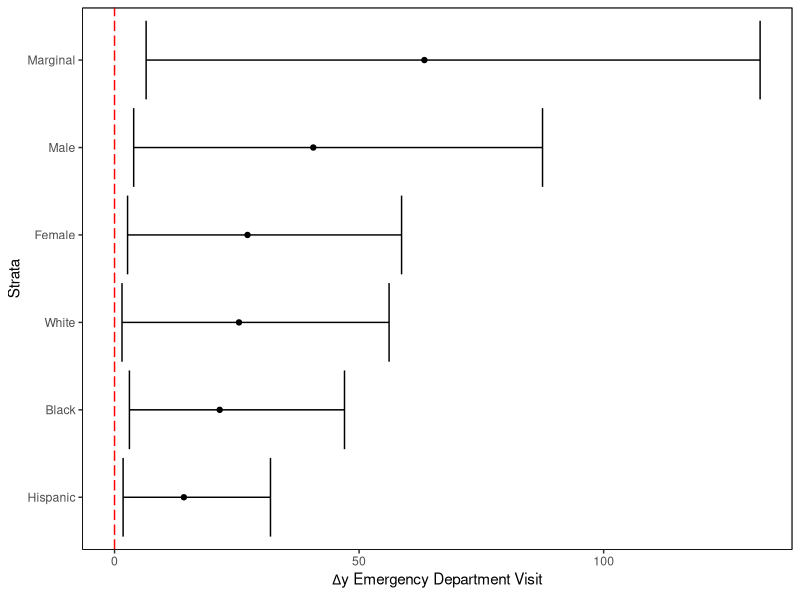
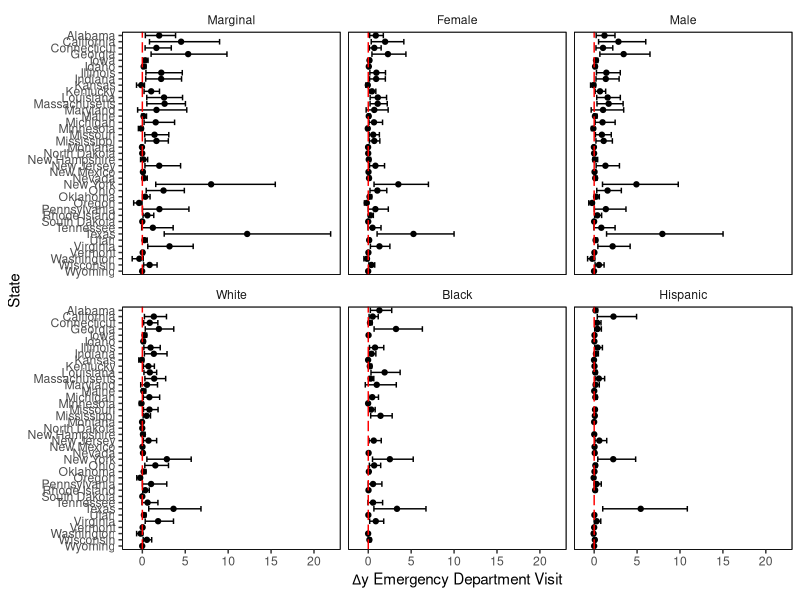
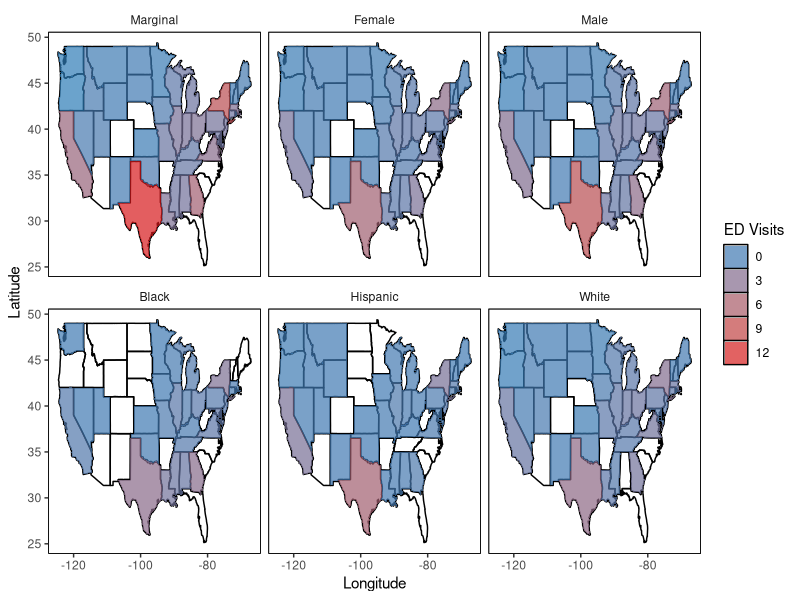
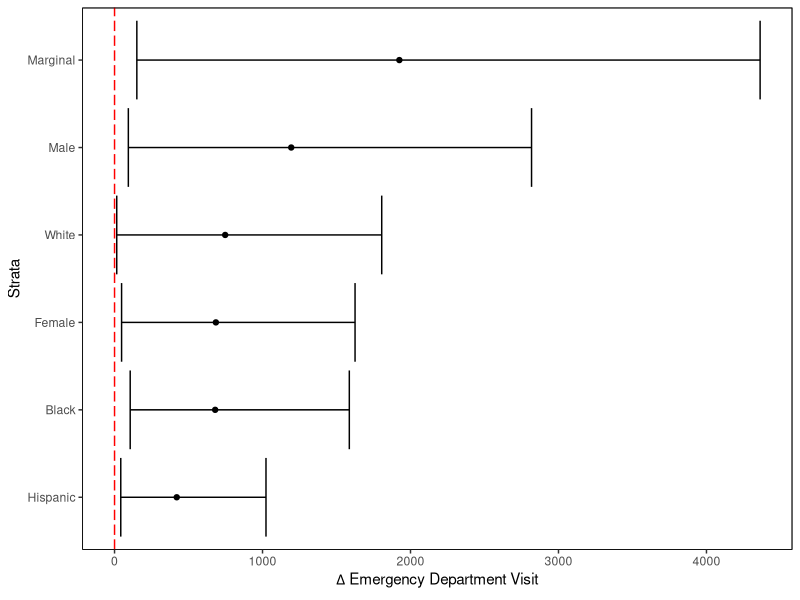
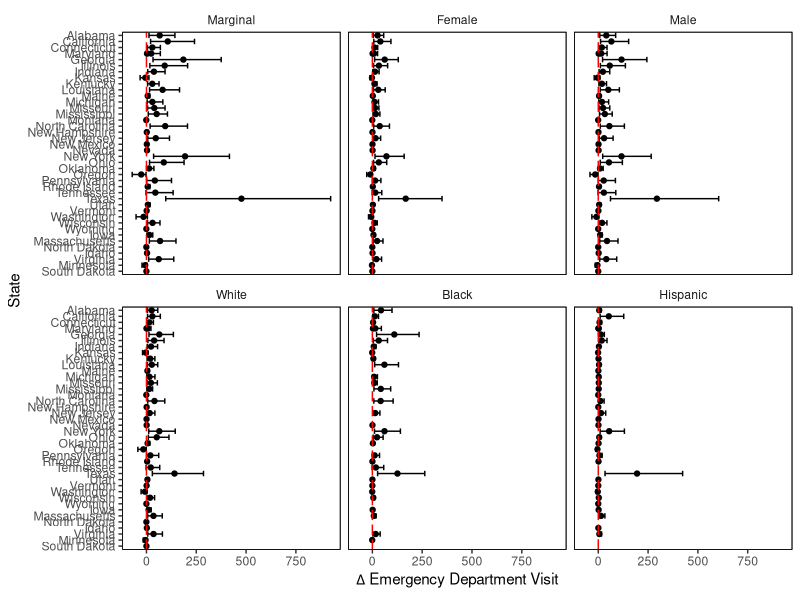
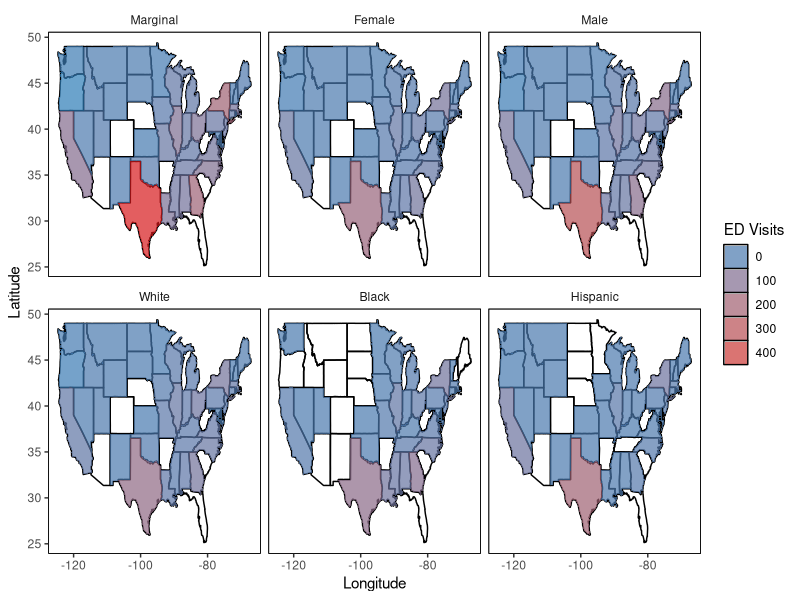
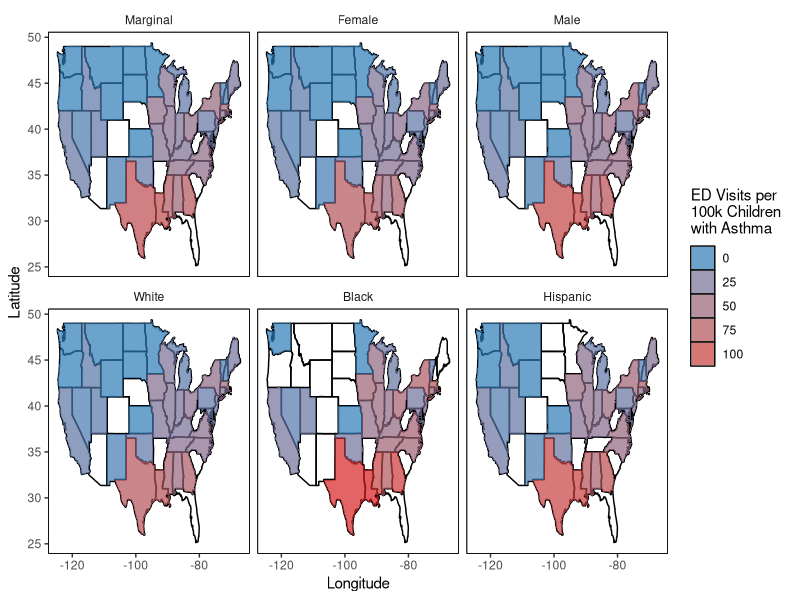

The R script that drew these images, in order:
## ---- chunk 1
library(tidyverse)
## ---- chunk 2
daily_df <- read_csv("./data/mc_estimates/mc_daily.csv")
period_df <- read_csv("./data/mc_estimates/mc_period.csv")
prop_df <- read_csv("./data/mc_estimates/mc_prop_100k.csv")
## ---- chunk 3

# Daily estimates -----
# create a dataframe with all strata estimates and bind rows for 
# small multiples plot
daily_df2 <- daily_df %>% 
  filter(state == "state_sum") %>% 
  select(group, median, lower_bound, upper_bound)

# table ----
knitr::kable(daily_df2, caption = paste0("Table 1: Estimated average daily ED visit burden",
  " that may be due to wildfire-generated ozone"))

# preserve order of group
daily_df2$group <- reorder(daily_df2$group, daily_df2$median)

# plot ----
daily_us_plot <- ggplot(daily_df2, aes(x = group, y = median)) +
  geom_point() +
  geom_errorbar(aes(ymin = lower_bound, ymax = upper_bound)) +
  geom_hline(yintercept = 0, linetype = 'longdash', color = 'red') +
  xlab("Strata") +
  ylab(expression(paste(Delta, "y Emergency Department Visit"))) +
  coord_flip() +
  theme(panel.background = element_rect(fill = 'white', colour = 'black'),
    panel.grid.major = element_blank(),
    panel.grid.minor = element_blank(),
    # strip element
    strip.background = element_rect(colour=NA, fill=NA),
    panel.border = element_rect(fill = NA, color = "black"))

daily_us_plot

## ---- chunk 4

# Daily estimates -----
# create a dataframe with all strata estimates and bind rows for 
# small multiples plot
daily_df2 <- daily_df %>% 
  filter(state != "state_sum") %>% 
  mutate(state = gsub("(^|[[:space:]])([[:alpha:]])", "\\1\\U\\2", 
                      state, perl=TRUE))

# reorder state name to be descending
daily_df2$state <- factor(daily_df2$state, 
  levels = rev(unique(as.character(daily_df2$state))))
# preserve order of group
daily_df2$group <- factor(daily_df2$group, 
  levels = unique(as.character(daily_df2$group)))

# small multiples plot
daily_plot <- ggplot(daily_df2, aes(x = state, y = median)) +
  geom_point() +
  geom_errorbar(aes(ymin = lower_bound, ymax = upper_bound)) +
  geom_hline(yintercept = 0, linetype = 'longdash', color = 'red') +
  xlab("State") +
  ylab(expression(paste(Delta, "y Emergency Department Visit"))) +
  coord_flip() +
  facet_wrap(~group) +
  theme(panel.background = element_rect(fill = 'white', colour = 'black'),
    panel.grid.major = element_blank(),
    panel.grid.minor = element_blank(),
    # strip element
    strip.background = element_rect(colour=NA, fill=NA),
    panel.border = element_rect(fill = NA, color = "black"))

daily_plot

## ---- chunk 5
# I need to create a similar dataframe for small multiples as before, but I
# need to preserve the lowercase state names to merge
# small multiples plot
daily_df_map <- daily_df2 %>% 
  # I don't want group as there is a group in spatial map
  rename(strata = group) %>% 
    mutate(state = gsub("(^|[[:space:]])([[:alpha:]])", "\\1\\L\\2", 
                      state, perl=TRUE))

# create maps using ggplot2 ----
state_map_df <- map_data("state")

# merge median values to statemap
state_vals_map_df <- state_map_df %>% 
  full_join(daily_df_map, by = c("region" = "state")) %>% 
  mutate(missing = ifelse(is.na(median), 1, NA)) %>% 
  filter(!is.na(strata))

# preserve order of strata (groups)
state_vals_map_df$strata <- factor(state_vals_map_df$strata, 
  levels = unique(as.character(state_vals_map_df$strata)))

daily_map <- ggplot(state_map_df, aes(x = long, y = lat, group=group)) +
  # outline of states
  geom_path() +
  # fill with median value of delta y
  geom_polygon(data = state_vals_map_df, aes(fill = median), alpha = 0.7) +
  scale_fill_gradient(expression("ED Visits"), low = '#2c7bb6', high = '#d7191c', 
                      guide = guide_legend(title.position = "top", order = 1)) +
  xlab("Longitude") +
  ylab("Latitude") +
  facet_wrap(~strata) + 
  theme(panel.background = element_rect(fill = 'white', colour = 'black'),
    panel.grid.major = element_blank(),
    panel.grid.minor = element_blank(),
    # strip element
    strip.background = element_rect(colour=NA, fill=NA),
    panel.border = element_rect(fill = NA, color = "black"))

daily_map

## ---- chunk 6

# Period estimates -----
# create a dataframe with all strata estimates and bind rows for 
# small multiples plot
period_df2 <- period_df %>% 
  filter(state == "state_sum") %>% 
  select(group, median,lower_bound, upper_bound)

# table ----
knitr::kable(period_df2, caption = paste0("Table 2: Estimated period ED visit burden",
  " that may be due to wildfire-generated ozone"))

# preserve order of group
period_df2$group <- reorder(period_df2$group, period_df2$median)

# plot ----
period_us_plot <- ggplot(period_df2, aes(x = group, y = median)) +
  geom_point() +
  geom_errorbar(aes(ymin = lower_bound, ymax = upper_bound)) +
  geom_hline(yintercept = 0, linetype = 'longdash', color = 'red') +
  xlab("Strata") +
  ylab(expression(paste(Delta, " Emergency Department Visit"))) +
  coord_flip() +
  theme(panel.background = element_rect(fill = 'white', colour = 'black'),
    panel.grid.major = element_blank(),
    panel.grid.minor = element_blank(),
    # strip element
    strip.background = element_rect(colour=NA, fill=NA),
    panel.border = element_rect(fill = NA, color = "black"))

period_us_plot

## ---- chunk 7
# Period estimates ----
# small multiples plot
period_df2 <- period_df %>% 
  filter(state != "state_sum") %>% 
   # capitalize first letter of each state
  mutate(state = gsub("(^|[[:space:]])([[:alpha:]])", "\\1\\U\\2", 
                      state, perl=TRUE))

# reorder state name to be descending
period_df2$state <- factor(period_df2$state, 
  levels = rev(unique(as.character(period_df2$state))))
# preserve order of group
period_df2$group <- factor(period_df2$group, 
  levels = unique(as.character(period_df2$group)))

# plot
period_plot <- ggplot(period_df2, aes(x = state, y = median)) +
  geom_point() +
  geom_errorbar(aes(ymin = lower_bound, ymax = upper_bound)) +
  geom_hline(yintercept = 0, linetype = 'longdash', color = 'red') +
  xlab("State") +
  ylab(expression(paste(Delta, " Emergency Department Visit"))) +
  coord_flip() +
  facet_wrap(~group) +
  theme(panel.background = element_rect(fill = 'white', colour = 'black'),
    panel.grid.major = element_blank(),
    panel.grid.minor = element_blank(),
    # strip element
    strip.background = element_rect(colour=NA, fill=NA),
    panel.border = element_rect(fill = NA, color = "black"))

period_plot

## ---- chunk 8
# I need to create a similar dataframe for small multiples as before, but I
# need to preserve the lowercase state names to merge
# small multiples plot
period_df_map <- period_df2 %>% 
  rename(strata = group) %>% 
    mutate(state = gsub("(^|[[:space:]])([[:alpha:]])", "\\1\\L\\2", 
                      state, perl=TRUE))

# create maps using ggplot2 ----
state_map_df <- map_data("state")

# merge median values to statemap
state_vals_map_df <- state_map_df %>% 
  full_join(period_df_map, by = c("region" = "state")) %>% 
  mutate(missing = ifelse(is.na(median), 1, NA)) %>% 
  filter(!is.na(strata))

# preserve order of strata (groups)
state_vals_map_df$strata <- factor(state_vals_map_df$strata, 
  levels = unique(as.character(state_vals_map_df$strata)))

period_map <- ggplot(state_map_df, aes(x = long, y = lat, group=group)) +
  # outline of states
  geom_path() +
  # fill with median value of delta y
  geom_polygon(data = state_vals_map_df, aes(fill = median), alpha = 0.7) +
  scale_fill_gradient(expression("ED Visits"), low = '#2c7bb6', high = '#d7191c', 
                      guide = guide_legend(title.position = "top", order = 1)) +
  xlab("Longitude") +
  ylab("Latitude") +
  facet_wrap(~strata) + 
  theme(panel.background = element_rect(fill = 'white', colour = 'black'),
    panel.grid.major = element_blank(),
    panel.grid.minor = element_blank(),
    # strip element
    strip.background = element_rect(colour=NA, fill=NA),
    panel.border = element_rect(fill = NA, color = "black"))

period_map

## ---- chunk 9

prop_df2 <- prop_df %>% 
  filter(state == "state_sum") %>% 
  select(group, median, lower_bound, upper_bound, median_100k, lower_bound_100k,
         upper_bound_100k)

# table ----
knitr::kable(prop_df2, caption = paste0("Table 3: Estimated ED visit per 100k children",
  " that may be due to wildfire-generated ozone"))
## ---- chunk 10
# I need to create a similar dataframe for small multiples as before, but I
# need to preserve the lowercase state names to merge
# small multiples plot
prop_df_map <- prop_df %>% 
  filter(state != "state_sum") %>% 
  # I don't want group as there is a group in spatial map
  rename(strata = group) %>% 
  mutate(median_100k = ifelse(median_100k < 0, 0, median_100k))


# create maps using ggplot2 ----
state_map_df <- map_data("state")

# merge median values to statemap
state_vals_map_df <- state_map_df %>% 
  full_join(prop_df_map, by = c("region" = "state")) %>% 
  mutate(missing = ifelse(is.na(median), 1, NA)) %>% 
  filter(!is.na(strata))

# preserve order of strata (groups)
state_vals_map_df$strata <- factor(state_vals_map_df$strata, 
  levels = unique(as.character(state_vals_map_df$strata)))

prop_map <- ggplot(state_map_df, aes(x = long, y = lat, group=group)) +
  # outline of states
  geom_path() +
  # fill with median value of delta y
  geom_polygon(data = state_vals_map_df, aes(fill = median_100k), alpha = 0.7) +
  scale_fill_gradient(expression("ED Visits per \n100k Children \nwith Asthma"), 
                      low = '#2c7bb6', high = '#d7191c', 
                      guide = guide_legend(title.position = "top", order = 1)) +
  xlab("Longitude") +
  ylab("Latitude") +
  facet_wrap(~strata) + 
  theme(panel.background = element_rect(fill = 'white', colour = 'black'),
    panel.grid.major = element_blank(),
    panel.grid.minor = element_blank(),
    # strip element
    strip.background = element_rect(colour=NA, fill=NA),
    panel.border = element_rect(fill = NA, color = "black"))

prop_map

